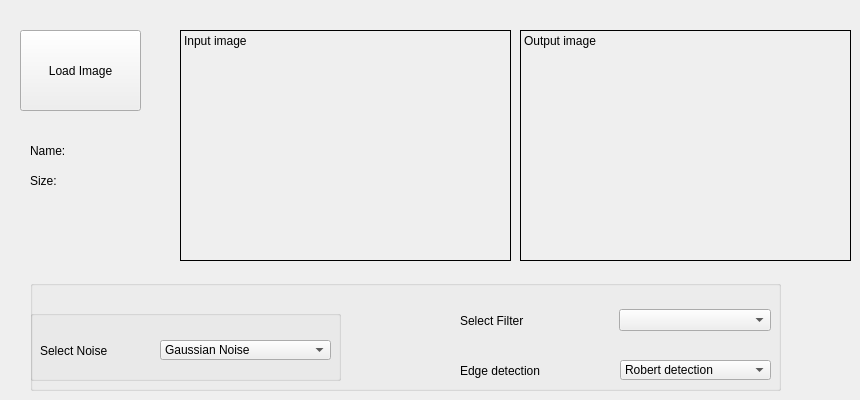
    <widget class="QWidget" name="tab_filters">
     <attribute name="title">
      <string>Filters</string>
     </attribute>
     <widget class="QLabel" name="label_filters_input">
      <property name="geometry">
       <rect>
        <x>180</x>
        <y>30</y>
        <width>331</width>
        <height>231</height>
       </rect>
      </property>
      <property name="frameShape">
       <enum>QFrame::Box</enum>
      </property>
      <property name="text">
       <string>Input image</string>
      </property>
      <property name="alignment">
       <set>Qt::AlignLeading|Qt::AlignLeft|Qt::AlignTop</set>
      </property>
     </widget>
     <widget class="QLabel" name="label_filters_output">
      <property name="geometry">
       <rect>
        <x>520</x>
        <y>30</y>
        <width>331</width>
        <height>231</height>
       </rect>
      </property>
      <property name="frameShape">
       <enum>QFrame::Box</enum>
      </property>
      <property name="text">
       <string>Output image</string>
      </property>
      <property name="textFormat">
       <enum>Qt::PlainText</enum>
      </property>
      <property name="alignment">
       <set>Qt::AlignLeading|Qt::AlignLeft|Qt::AlignTop</set>
      </property>
     </widget>
     <widget class="QPushButton" name="pushButton_filters_load">
      <property name="geometry">
       <rect>
        <x>20</x>
        <y>30</y>
        <width>121</width>
        <height>81</height>
       </rect>
      </property>
      <property name="text">
       <string>Load Image</string>
      </property>
     </widget>
     <widget class="QLabel" name="label">
      <property name="geometry">
       <rect>
        <x>30</x>
        <y>140</y>
        <width>71</width>
        <height>21</height>
       </rect>
      </property>
      <property name="text">
       <string>Name:</string>
      </property>
     </widget>
     <widget class="QLabel" name="label_2">
      <property name="geometry">
       <rect>
        <x>30</x>
        <y>170</y>
        <width>71</width>
        <height>21</height>
       </rect>
      </property>
      <property name="text">
       <string>Size:</string>
      </property>
     </widget>
     <widget class="QGroupBox" name="groupBox">
      <property name="geometry">
       <rect>
        <x>30</x>
        <y>280</y>
        <width>751</width>
        <height>111</height>
       </rect>
      </property>
      <property name="title">
       <string/>
      </property>
      <widget class="QWidget" name="horizontalLayoutWidget">
       <property name="geometry">
        <rect>
         <x>430</x>
         <y>20</y>
         <width>311</width>
         <height>41</height>
        </rect>
       </property>
       <layout class="QHBoxLayout" name="horizontalLayout">
        <item>
         <widget class="QLabel" name="label_3">
          <property name="text">
           <string>Select Filter</string>
          </property>
         </widget>
        </item>
        <item>
         <widget class="QComboBox" name="comboBox"/>
        </item>
       </layout>
      </widget>
      <widget class="QGroupBox" name="groupBox_2">
       <property name="geometry">
        <rect>
         <x>0</x>
         <y>30</y>
         <width>311</width>
         <height>71</height>
        </rect>
       </property>
       <property name="title">
        <string/>
       </property>
       <widget class="QComboBox" name="comboBox_2">
        <property name="geometry">
         <rect>
          <x>130</x>
          <y>30</y>
          <width>171</width>
          <height>20</height>
         </rect>
        </property>
        <item>
         <property name="text">
          <string>Gaussian Noise</string>
         </property>
        </item>
        <item>
         <property name="text">
          <string>Salt&amp;Pepper Noise</string>
         </property>
        </item>
        <item>
         <property name="text">
          <string>Uniform Noise</string>
         </property>
        </item>
       </widget>
       <widget class="QLabel" name="label_4">
        <property name="geometry">
         <rect>
          <x>10</x>
          <y>30</y>
          <width>91</width>
          <height>21</height>
         </rect>
        </property>
        <property name="text">
         <string>Select Noise</string>
        </property>
       </widget>
      </widget>
      <widget class="QComboBox" name="comboBox_3">
       <property name="geometry">
        <rect>
         <x>590</x>
         <y>80</y>
         <width>151</width>
         <height>20</height>
        </rect>
       </property>
       <item>
        <property name="text">
         <string>Robert detection</string>
        </property>
       </item>
       <item>
        <property name="text">
         <string>Canny detection</string>
        </property>
       </item>
       <item>
        <property name="text">
         <string>Sobel detection</string>
        </property>
       </item>
       <item>
        <property name="text">
         <string>Prewitt detection</string>
        </property>
       </item>
      </widget>
      <widget class="QLabel" name="label_5">
       <property name="geometry">
        <rect>
         <x>430</x>
         <y>80</y>
         <width>91</width>
         <height>21</height>
        </rect>
       </property>
       <property name="text">
        <string>Edge detection</string>
       </property>
      </widget>
     </widget>
    </widget>
